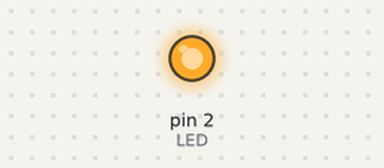
The sketch below on a simulated Arduino Uno, built with avr-gcc and run on an emulated ATmega328P. Parts: output pins drawn as LEDs (lit = HIGH). What the sketch prints to the serial monitor is not drawn.

Above: at 0.3 s.
Timing chart, 0 to 1.8 s (numbered marks = the images above):
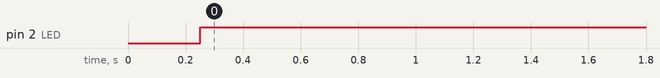

Measured:
- by itself, pin 2 (LED): LOW → HIGH at 0.25 s

The sketch:

morse.ino
```cpp
/**
* TODO: need to do buffer overflow detection when the amount of dots / dashes exceeds the bounds of the tree
* OR alternatively when an overflow occurs just start reading the next letter
*/

#include <Arduino.h>
#include "tree.h"
#include <stdlib.h>
#include <stdio.h>

// USEFUL DEFINITIONS
#define LED 2										// pin for LED; not incredibly useful
#define DOT_BUTTON 12 					// WRONG, I will have to find something else to be the second input b/c the EN button I was using actually just resets the ESP OOPS
#define BUTTON 0 // CORRECT			// pin for input button
#define DASH_TIME 250 //ms 			// time of press needed to record a dash
#define LETTER_WINDOW 200000		// iterations before we stop polling for a letter
// USEFUL DEFINITIONS

// GLOBAL VARIABLES
int buttonState = 5;						// records if a button is pressed or not
char alphabet[29] = {'A','e','t','i','a','n','m','s','u','r','w','d','k','g','o','h','v','f','A','l','A','p','j','b','x','c','y','z','q'};	// alphabet to be 'traversed'
unsigned long button_down = 0;	// record time button pressed
unsigned long button_up = 0;		// record time button released
bool pressed = 0;								// record if the button has been pressed or not
// GLOBAL VARIABLES

void setup() {
  pinMode(BUTTON, INPUT);
	pinMode(LED, OUTPUT);
	Serial.begin(9600);
	Serial.println("\nWelcome. Tap for Dots ( * ) Hold for Dashes ( - )");
}

/**
* Each loop iteration will hold out for a button input
* Once button is pressed, record the time it was pressed down to determine if it was a dot or a dash
* After each button press, the countdown on the inner loop resets to allow for input of another dot / dash
* Each dot / dash will be added to the linked list
* Once LETTER_WINDOW number of inner loop iterations is reached, the linked list is passed to the evaluate() function to determine what letter was typed
* Loop restarts to wait for another button press representing the start of a new word
*/
void loop() {
	struct link *head = (struct link *) malloc(sizeof(struct link));	// create our linked list for this iteration's letter
	head->data = INVALID;																							// without any dots / dashes this linked list is invalid
	int iter = 0;																											// iterations counter for inner (letter) loop
	struct link *curr_link = head;																		// create a pointer b/c each letter loop iteration will be pointing to a new link
	int position = 0;

	/**
	* TODO: All of this logic can be cleaned up
	* There is a lot of redundant computations on each iterations
	*/
	while(iter < LETTER_WINDOW) {
		pressed = 0;	// button has not been pressed for this iteration yet
    digitalWrite(LED,LOW);

		button_down = millis();	// record button down time
		while(digitalRead(BUTTON) == LOW) {
			pressed = 1;	// wait until button released
			button_up = millis();	// record button release time

			if(button_up - button_down == DASH_TIME) {
				digitalWrite(LED,HIGH);	// light blink indicating time for dash has been reached
			}
		}

		//dont bother seeing if dash or dot if not pressed
		if(!pressed) {
			iter++;
			continue;
		 }

		//if button was held for more than DASH_TIME -> dash
		if(button_up - button_down < DASH_TIME) {
			//curr_link->data = DOT;																				// add dot to linked list
			//curr_link->next = (struct link*)malloc(sizeof(struct link));	// create new node attached to end
			//curr_link = curr_link->next;																	// move to next link for next iteration
			position = (2 * position) + 1;
			Serial.print("*");
			iter = 0;	// reset iteration timer to allow for more time to wait for next dot / dash
			continue;	// move to next iteration to poll for next dot / dash
		}
		else {	// DASH // same process as above
			//curr_link->data = DASH;
      //curr_link->next = (struct link*)malloc(sizeof(struct link));
      //curr_link = curr_link->next;
			position = (2 * position) + 2;

      delay(100);
			Serial.print("-");
      iter = 0;
			continue;
		}

		iter++;
	}
//	curr_link->next=NULL;	// this will make sure that if we do not read any input the evaluation will automatically terminate after this node

	//do not want to print anything if no signal was read
/**	if(head->data == INVALID) {
		return;
	}
*/
	if(position < 1) {
		return;
	}
	Serial.print("|\n");
//	int result = evaluate(head);
	Serial.println(alphabet[position]);
}
```

tree.cpp
```cpp
#include "tree.h"
#include <stdlib.h>
#include <stdio.h>
int evaluate(struct link *curr_link) {
	/**
	* Check for empty link
	*/
	if(curr_link->data != DASH && curr_link->data != DOT) {
		printf("Invalid list\n");
		return 0;
	}

	int position = 0;
	int iterations = 0;	// keep track of loop iterations, we do not wan to exceed LOOP_LIMIT

	while(curr_link != NULL && iterations < LOOP_LIMIT){
    if(curr_link->data == DOT) {
			position = (2 * position) + 1;
    }
    else if(curr_link->data == DASH){
      position = (2 * position) + 2;
    }
		//need to free this link
		curr_link->data = INVALID;	// make sure if we accidentally access this memory space we do not evaluate this "list" again
		struct link *temp = curr_link;
		curr_link = curr_link->next;	// move to next link for next iteration
		free(temp);
		iterations++;
  }
  return position;
}
```

tree.h
```cpp
#define LOOP_LIMIT 6
#define PLACEHOLDER A
enum signal {
  INVALID, DOT, DASH	//invalid needed for linked lists that are made but do not actually go anywhere
};

struct node {
	char letter;
	struct node *left;
	struct node *right;
};

struct link {
	enum signal data;
	struct link *next;
};

int evaluate(struct link *curr_link);

struct node* create_morse_tree();

void populate_node(struct node* curr_node, char alphabet[], int letter, int level);
```
